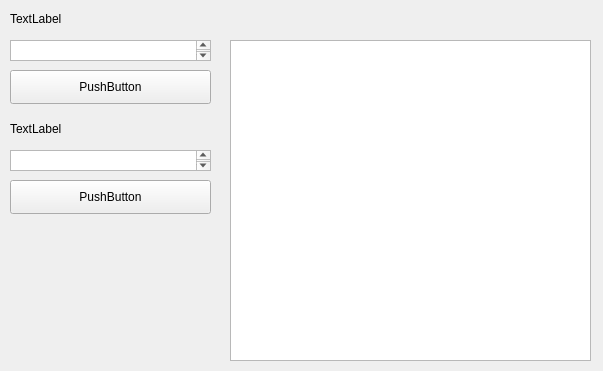
<?xml version="1.0" encoding="UTF-8"?>
<ui version="4.0">
 <class>Form</class>
 <widget class="QWidget" name="Form">
  <property name="geometry">
   <rect>
    <x>0</x>
    <y>0</y>
    <width>603</width>
    <height>371</height>
   </rect>
  </property>
  <property name="windowTitle">
   <string>Form</string>
  </property>
  <widget class="QPushButton" name="pushButton">
   <property name="geometry">
    <rect>
     <x>10</x>
     <y>70</y>
     <width>201</width>
     <height>34</height>
    </rect>
   </property>
   <property name="text">
    <string>PushButton</string>
   </property>
  </widget>
  <widget class="QPushButton" name="pushButton_2">
   <property name="geometry">
    <rect>
     <x>10</x>
     <y>180</y>
     <width>201</width>
     <height>34</height>
    </rect>
   </property>
   <property name="text">
    <string>PushButton</string>
   </property>
  </widget>
  <widget class="QLabel" name="label_2">
   <property name="geometry">
    <rect>
     <x>10</x>
     <y>120</y>
     <width>58</width>
     <height>18</height>
    </rect>
   </property>
   <property name="text">
    <string>TextLabel</string>
   </property>
  </widget>
  <widget class="QTextEdit" name="textEdit">
   <property name="geometry">
    <rect>
     <x>10</x>
     <y>40</y>
     <width>201</width>
     <height>21</height>
    </rect>
   </property>
  </widget>
  <widget class="QTextEdit" name="textEdit_2">
   <property name="geometry">
    <rect>
     <x>10</x>
     <y>150</y>
     <width>201</width>
     <height>21</height>
    </rect>
   </property>
  </widget>
  <widget class="QTextEdit" name="textEdit_3">
   <property name="geometry">
    <rect>
     <x>230</x>
     <y>40</y>
     <width>361</width>
     <height>321</height>
    </rect>
   </property>
  </widget>
  <widget class="QLabel" name="label">
   <property name="geometry">
    <rect>
     <x>10</x>
     <y>10</y>
     <width>58</width>
     <height>18</height>
    </rect>
   </property>
   <property name="text">
    <string>TextLabel</string>
   </property>
  </widget>
 </widget>
 <resources/>
 <connections/>
</ui>
